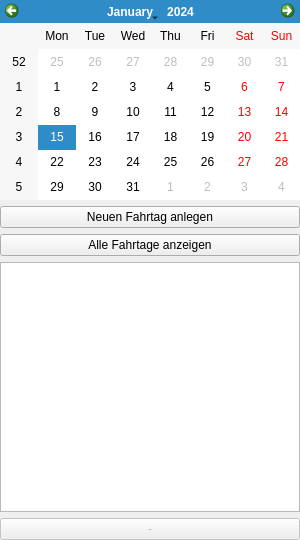
  <widget class="QDockWidget" name="dockListe">
   <property name="features">
    <set>QDockWidget::DockWidgetFloatable|QDockWidget::DockWidgetMovable</set>
   </property>
   <property name="allowedAreas">
    <set>Qt::LeftDockWidgetArea|Qt::RightDockWidgetArea</set>
   </property>
   <property name="windowTitle">
    <string>Fahrtage</string>
   </property>
   <attribute name="dockWidgetArea">
    <number>1</number>
   </attribute>
   <widget class="QWidget" name="dockWidgetContents">
    <layout class="QGridLayout" name="gridLayout_8" rowstretch="0,0,0,1,0,0">
     <property name="leftMargin">
      <number>0</number>
     </property>
     <property name="topMargin">
      <number>0</number>
     </property>
     <property name="rightMargin">
      <number>0</number>
     </property>
     <property name="bottomMargin">
      <number>0</number>
     </property>
     <property name="horizontalSpacing">
      <number>0</number>
     </property>
     <property name="verticalSpacing">
      <number>6</number>
     </property>
     <item row="3" column="0">
      <widget class="QListWidget" name="ListeZuege">
       <property name="minimumSize">
        <size>
         <width>250</width>
         <height>250</height>
        </size>
       </property>
       <property name="toolTip">
        <string notr="true"/>
       </property>
       <property name="statusTip">
        <string notr="true"/>
       </property>
       <property name="whatsThis">
        <string notr="true"/>
       </property>
       <property name="accessibleName">
        <string notr="true"/>
       </property>
       <property name="accessibleDescription">
        <string notr="true"/>
       </property>
       <property name="sortingEnabled">
        <bool>false</bool>
       </property>
      </widget>
     </item>
     <item row="1" column="0">
      <widget class="QPushButton" name="ButtonAdd">
       <property name="enabled">
        <bool>true</bool>
       </property>
       <property name="text">
        <string>Neuen Fahrtag anlegen</string>
       </property>
      </widget>
     </item>
     <item row="0" column="0">
      <widget class="QCalendarWidget" name="calendarDock">
       <property name="minimumSize">
        <size>
         <width>300</width>
         <height>200</height>
        </size>
       </property>
       <property name="toolTip">
        <string>Auf Datum doppelklicken, um Fahrtag zu erstellen</string>
       </property>
       <property name="minimumDate">
        <date>
         <year>2016</year>
         <month>1</month>
         <day>1</day>
        </date>
       </property>
       <property name="maximumDate">
        <date>
         <year>2999</year>
         <month>12</month>
         <day>31</day>
        </date>
       </property>
      </widget>
     </item>
     <item row="4" column="0" rowspan="2">
      <widget class="QPushButton" name="ButtonRemove">
       <property name="enabled">
        <bool>false</bool>
       </property>
       <property name="text">
        <string>-</string>
       </property>
      </widget>
     </item>
     <item row="2" column="0">
      <widget class="QPushButton" name="pushListeShowAll">
       <property name="text">
        <string>Alle Fahrtage anzeigen</string>
       </property>
      </widget>
     </item>
    </layout>
   </widget>
  </widget>
